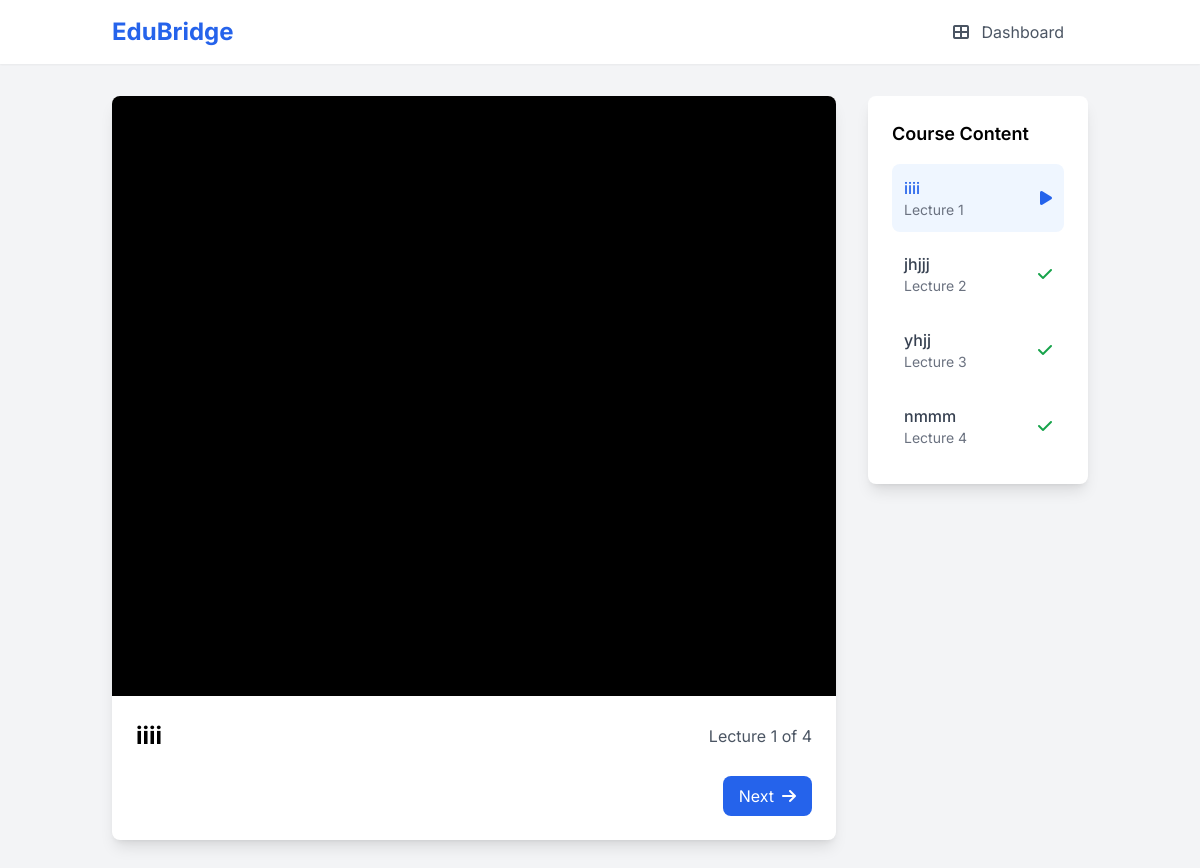
The app's page /student/course/10/learn/ (signed in) with its own data.
### Teacher/models.py (models this page shows, shortened)
class Shell(models.Model):
    LECTURE_TYPE_CHOICES = [
        ('demo', 'Demo Lecture'),
        ('paid', 'Paid Lecture'),
    ]
    course = models.ForeignKey(Course, on_delete=models.CASCADE, related_name='shells')
    shell_number = models.IntegerField()
    description = models.TextField()
    video_link = models.URLField(max_length=500, blank=True, null=True)
    video_file = models.FileField(upload_to='shell_videos/', blank=True, null=True)
    pdf_file = models.FileField(upload_to='shell_pdfs/', blank=True, null=True)
    cloudinary_public_id = models.CharField(max_length=100, blank=True, null=True)
    lecture_type = models.CharField(max_length=10, choices=LECTURE_TYPE_CHOICES, default='paid')
    created_at = models.DateTimeField(auto_now_add=True)

### Students/views.py (the view)
# urls.py: path('course/<int:course_id>/learn/', views.course_learning, name='course_learning'),
@login_required
def course_learning(request, course_id, shell_number=1):
    course = get_object_or_404(Course, id=course_id)
    student, created = Student.objects.get_or_create(
        user=request.user,
        defaults={'phone': ''}  # Default empty phone
    )
    enrollment = get_object_or_404(Enrollment, course=course, student=student)
    all_shells = Shell.objects.filter(course=course).order_by('shell_number')
    total_shells = all_shells.count()
    current_shell = get_object_or_404(Shell, course=course, shell_number=shell_number)
    prev_shell = Shell.objects.filter(
        course=course,
        shell_number__lt=shell_number
    ).order_by('-shell_number').first()
    next_shell = Shell.objects.filter(
        course=course,
        shell_number__gt=shell_number
    ).order_by('shell_number').first()
    completed_lectures = set(enrollment.completed_lectures.split(',')) if enrollment.completed_lectures else set()
    completed_lectures.add(str(shell_number))
    enrollment.completed_lectures = ','.join(completed_lectures)
    progress = (len(completed_lectures) / total_shells) * 100
    enrollment.progress = round(progress)
    if progress == 100:
        enrollment.completed = True
    enrollment.save()
    context = {
        'course': course,
        'enrollment': enrollment,
        'current_shell': current_shell,
        'prev_shell': prev_shell,
        'next_shell': next_shell,
        'all_shells': all_shells,
        'total_shells': total_shells,
    }
    return render(request, 'Students/course_learning.html', context)

### Students/templates/Students/course_learning.html (shortened to what this page needs)
<!DOCTYPE html>
<html lang="en">
<head>
    <script src="https://cdn.tailwindcss.com"></script>
    <link href="https://cdnjs.cloudflare.com/ajax/libs/font-awesome/6.0.0/css/all.min.css" rel="stylesheet">
</head>
<body class="bg-gray-100">
    <nav class="bg-white shadow-sm">
        <div class="container mx-auto px-6 py-4">
            <div class="flex items-center justify-between">
                <div class="flex items-center">
                    <a href="{% url 'students:student_index' %}" class="text-2xl font-bold text-blue-600">EduBridge</a>
                </div>
                <div class="flex items-center space-x-6">
                    <a href="{% url 'students:student_dashboard' %}" class="text-gray-600 hover:text-gray-800">
                        <i class="fas fa-th-large mr-2"></i>
                        Dashboard
                    </a>
                </div>
            </div>
        </div>
    </nav>
    <div class="container mx-auto px-6 py-8">
        <div class="grid grid-cols-1 lg:grid-cols-4 gap-8">
            <div class="lg:col-span-3">
                <div class="bg-white rounded-lg shadow-lg overflow-hidden">
                    <div class="aspect-w-16 aspect-h-9 bg-black">
                        {% if current_shell.video_link %}
                            <iframe src="{{ current_shell.video_link }}"
                                    class="w-full h-[600px]"
                                    frameborder="0"
                                    allow="accelerometer; autoplay; clipboard-write; encrypted-media; gyroscope; picture-in-picture"
                                    allowfullscreen>
                            </iframe>
                        {% elif current_shell.video_file %}
                            <video class="w-full h-[600px]" controls>
                                <source src="{{ current_shell.video_file.url }}" type="video/mp4">
                                Your browser does not support the video tag.
                            </video>
                        {% endif %}
                    </div>
                    <div class="p-6">
                        <div class="flex items-center justify-between mb-4">
                            <h1 class="text-2xl font-bold">{{ current_shell.description }}</h1>
                            <span class="text-gray-600">Lecture {{ current_shell.shell_number }} of {{ total_shells }}</span>
                        </div>
                        <div class="flex items-center justify-between mt-6">
                            {% if next_shell %}
                                <a href="{% url 'students:course_learning' course.id next_shell.shell_number %}"
                                   class="flex items-center px-4 py-2 bg-blue-600 text-white rounded-lg hover:bg-blue-700 transition-colors">
                                    Next
                                    <i class="fas fa-arrow-right ml-2"></i>
                                </a>
                            {% endif %}
                        </div>
                    </div>
                </div>
            </div>
            <div class="lg:col-span-1">
                <div class="bg-white rounded-lg shadow-lg p-6">
                    <h2 class="text-lg font-semibold mb-4">Course Content</h2>
                    <div class="space-y-2">
                        {% for shell in all_shells %}
                            <a href="{% url 'students:course_learning' course.id shell.shell_number %}"
                               class="flex items-center p-3 rounded-lg {% if shell.id == current_shell.id %}bg-blue-50 text-blue-600{% else %}hover:bg-gray-50{% endif %}">
                                <div class="flex-1">
                                    <p class="font-medium {% if shell.id == current_shell.id %}text-blue-600{% else %}text-gray-700{% endif %}">
                                        {{ shell.description|truncatechars:30 }}
                                    </p>
                                    <p class="text-sm text-gray-500">Lecture {{ shell.shell_number }}</p>
                                </div>
                                {% if shell.id == current_shell.id %}
                                    <i class="fas fa-play text-blue-600"></i>
                                {% elif enrollment.completed_lectures|length > shell.shell_number %}
                                    <i class="fas fa-check text-green-600"></i>
                                {% endif %}
                            </a>
                        {% endfor %}
                    </div>
                </div>
            </div>
        </div>
    </div>
</body>
</html>

### Students/templates/Students/course_learning.html (style rules this page uses)
body { font-family: 'Inter', sans-serif; }

### records on screen
Shell: description "iiii", shell_number "1"
Shell: description "jhjjj", shell_number "2"
Shell: description "yhjj", shell_number "3"
Shell: description "nmmm", shell_number "4"

### other values on screen
{{ total_shells }} "4"
